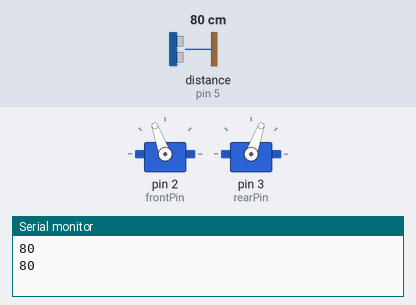
The sketch below on a simulated Arduino Uno, built with avr-gcc and run on an emulated ATmega328P. Shown: 2 × servo, the last lines printed to the serial monitor. Wiring (inferred from the names in the program): ultrasonic range finder: trigger pin 4; echo pin 5. Inputs (shaded band) come from the test bench; at power-on: distance to the obstacle (sensor on pin 5) 80 cm. The echo pulse lasts 58.3 µs per cm.

Above: at 1.8 s.
1.9 s: distance to the obstacle (sensor on pin 5) set to 4 cm
At 2.02 s:
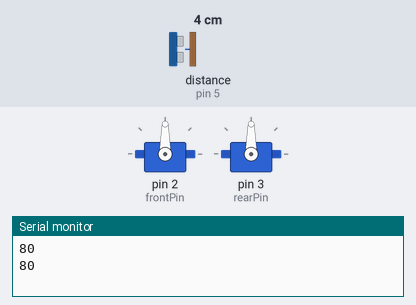
13.1 s: distance to the obstacle (sensor on pin 5) set to 2 cm
At 13.34 s:
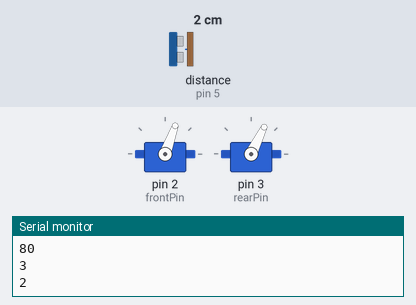
Timing chart, 0 to 22.6 s (numbered marks = the images above; inputs shaded):
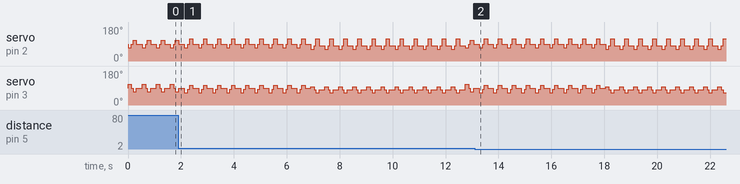

The sketch:

miniMia.ino
```cpp
// A mini mia robot
// Chloe Chen
// 12 June 2016

#include <Servo.h>

const int trigPin = 4;
const int echoPin = 5;
const int frontPin = 2;
const int rearPin = 3;

Servo frontServo;
Servo rearServo;

int centerPos = 90;
int frontRightUp = 70;
int frontLeftUp = 110;
int backRightForward = 70;
int backLeftForward = 110;

int centerTurnPos = 81;
int frontTurnRightUp = 63;
int frontTurnLeftUp = 117;
int backTurnRightForward = 66;
int backTurnLeftForward = 96;

// ping

long int duration;
long distanceFront = 0;
int startAvoidanceDistance = 20;


int delayLong = 125;
int delayShort = 65;
int walkSpeed = 150;

long microsecondsToCentimeters(long microseconds)
{
  // The speed of sound is 340 m/s or 29 microseconds per centimeter.
  // The ping travels out and back, so to find the distance of the
  // object we take half of the distance travelled.
  return microseconds / 29 / 2;
}

long distanceCm(){
  pinMode(trigPin, OUTPUT);
  digitalWrite(trigPin, LOW);
  delayMicroseconds(2);
  digitalWrite(trigPin, HIGH);
  delayMicroseconds(5);
  digitalWrite(trigPin, LOW);

  // Read the signal from the sensor: a HIGH pulse whose
  // duration is the time (in microseconds) from the sending
  // of the ping to the reception of its echo off of an object.
  pinMode(echoPin, INPUT);
  duration = pulseIn(echoPin, HIGH);

  return microsecondsToCentimeters(duration);
}

void center(){
  frontServo.write(centerPos);
  rearServo.write(centerPos);
}

void moveForward()
{
  frontServo.write(frontRightUp);
  rearServo.write(backLeftForward);
  delay(delayLong);

  frontServo.write(centerPos);
  rearServo.write(centerPos);
  delay(delayShort);

  frontServo.write(frontLeftUp);
  rearServo.write(backRightForward);
  delay(delayLong);

  frontServo.write(centerPos);
  rearServo.write(centerPos);
  delay(delayShort);

}

void moveBackward(){
  frontServo.write(frontRightUp);
  rearServo.write(backRightForward);
  delay(delayLong);

  frontServo.write(centerPos);
  rearServo.write(centerPos);
  delay(delayShort);

  frontServo.write(frontLeftUp);
  rearServo.write(backLeftForward);
  delay(delayLong);

  frontServo.write(centerPos);
  rearServo.write(centerPos);
  delay(delayShort);
}

void moveBackRight(){
  frontServo.write(frontRightUp);
  rearServo.write(backRightForward - 6);
  delay(delayLong);

  frontServo.write(centerPos);
  rearServo.write(centerPos - 6);
  delay(delayShort);

  frontServo.write(frontLeftUp + 9);
  rearServo.write(backLeftForward - 6);
  delay(delayLong);

  frontServo.write(centerPos);
  rearServo.write(centerPos);
  delay(delayShort);
}

void moveTurnLeft()
{
  frontServo.write(frontTurnRightUp);
  rearServo.write(backTurnLeftForward);
  delay(delayLong);

  frontServo.write(centerTurnPos);
  rearServo.write(centerTurnPos);
  delay(delayShort);

  frontServo.write(frontTurnLeftUp);
  rearServo.write(backTurnRightForward);
  delay(delayLong);

  frontServo.write(centerTurnPos);
  rearServo.write(centerTurnPos);
  delay(delayShort);

}


void setup() {
  frontServo.attach(frontPin);
  rearServo.attach(rearPin);
  pinMode(trigPin, OUTPUT);
  Serial.begin(9600);
}

void loop() {
  distanceFront = distanceCm();
  Serial.print(distanceFront);
  Serial.println();
  if (distanceFront > 1){
    if(distanceFront < startAvoidanceDistance){
      for(int i = 0; i <= 8; i ++){
        moveBackRight();
        delay(walkSpeed);
      }
      for(int i = 0; i <= 10; i++){
        moveTurnLeft();
        delay(walkSpeed);
      }
    }else{
      moveForward();
      delay(walkSpeed);
    }

  }
  moveForward();
  delay(walkSpeed);
}
```
